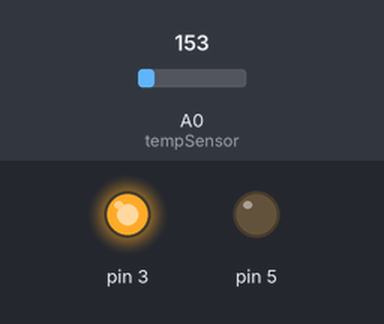
A sketch run on a simulated Arduino Uno, built with avr-gcc and run on an emulated ATmega328P. Shown: output pins drawn as LEDs (lit = HIGH). The test bench sets the inputs (shaded band); at power-on: A0 (tempSensor) = 153. What the sketch prints to the serial monitor is not drawn.

Above: at 1.2 s.
1.3 s: A0 (tempSensor) set to 161
At 1.7 s:
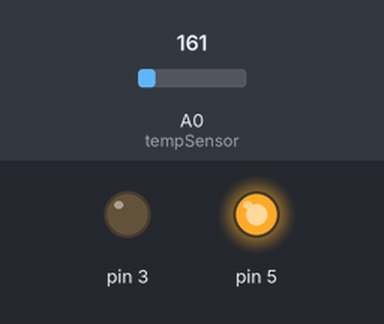
2.8 s: A0 (tempSensor) set to 133
At 4.0 s:
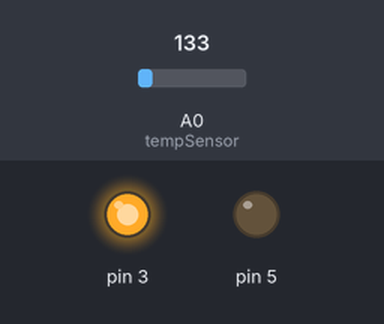
4.3 s: A0 (tempSensor) set to 165
At 5.4 s:
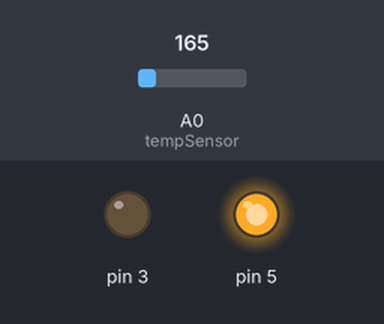
Timing chart, 0 to 7.3 s (numbered marks = the images above; inputs shaded):
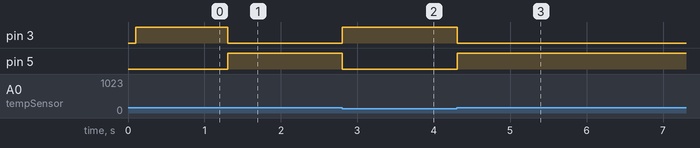

Measured:
- the behaviour switches between 153 and 154 on A0 (tempSensor) (found by bisection; images 0 and 1)
- after the input at 1.3 s, pin 3: HIGH → LOW at once; pin 5: LOW → HIGH at once
- after the input at 2.8 s, pin 3: LOW → HIGH at once; pin 5: HIGH → LOW at once
- after the input at 4.3 s, pin 3: HIGH → LOW at once; pin 5: LOW → HIGH at once

The sketch:

copy_of_temp_rature_student1__1_.ino
```cpp
int tempSensor = A0; // Indiquer le numéro de broche sur laquelle est branché le capteur de température (chiffre entre 0 et 5)

void setup() {
  Serial.begin(9600);

  // Indiquer que les broches des diodes sont en mode OUTPUT
  pinMode(5,OUTPUT);
  pinMode(3,OUTPUT);
  Serial.println("process start");
}

// conversion de la mesure reçue par le capteur vers une température
// cette fonction prend en paramètre un entier (une tension)
// et retourne une température de type réel
float capteurToTemperature(int valeur)
{
  return (((valeur * 5.0 / 1024) - 0.5) * 100.0);
}

void loop() {
  delay(100); // juste pour avoir le temps de cliquer sur le thermomètre
  //en fonction de l'ordinateur sur lequel vous exécutez ce code
  //il est possible que vous ayez à aller jusqu'à la valeur 1000.

  //Comme montré sur la vidéo, lors de l'exécution,
  //cliquez sur le thermomètre pour faire varier la température.

  // À chaque passage dans loop il faut récupérer la température
  int readTemp = analogRead(tempSensor);
  // il faut convertir cette tension en température

  // Allumer la diode en fonction de cette valeur
    if (capteurToTemperature(readTemp)>25)
    {
       digitalWrite(5,HIGH);
       digitalWrite(3,LOW);
    }
    else {
       digitalWrite(3,HIGH);
       digitalWrite(5,LOW);
    }

  }
```
